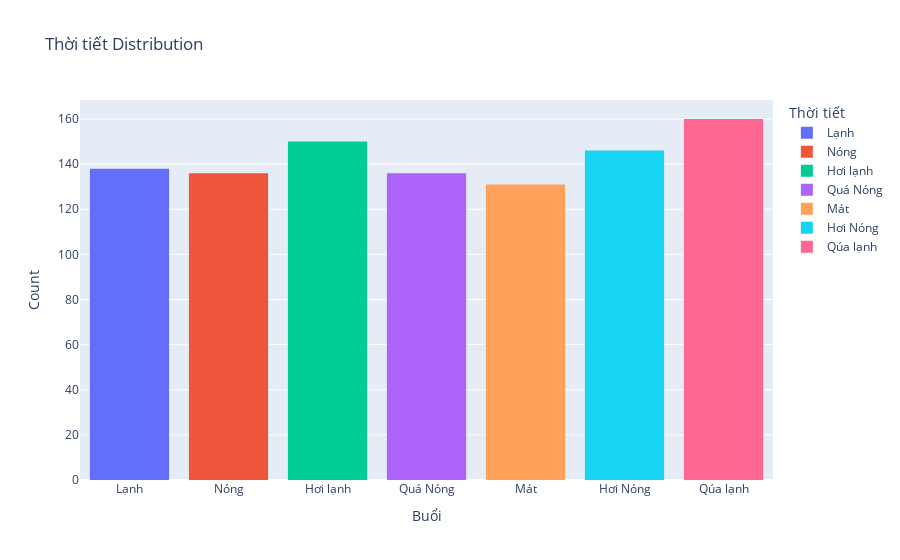

Notebook code cell kept with this figure:
### Code cell
fig = px.histogram(data, x='Thời tiết', color='Thời tiết', title='Thời tiết Distribution')
fig.update_layout(xaxis_title='Buổi', yaxis_title='Count')
fig.show()

### Figure 1 — Plotly figure (JSON) as saved in the notebook; plotly's stock layout.template omitted (floating-point values rounded to 4 significant figures; data arrays with more than 128 entries replaced by an {"elided": "..."} marker saying what was removed)
{"data": [{"alignmentgroup": "True", "bingroup": "x", "hovertemplate": "Thời tiết=%{x}<br>count=%{y}<extra></extra>", "legendgroup": "Lạnh", "marker": {"color": "#636efa", "pattern": {"shape": ""}}, "name": "Lạnh", "offsetgroup": "Lạnh", "orientation": "v", "showlegend": true, "type": "histogram", "x": {"elided": "138 str values"}, "xaxis": "x", "yaxis": "y"}, {"alignmentgroup": "True", "bingroup": "x", "hovertemplate": "Thời tiết=%{x}<br>count=%{y}<extra></extra>", "legendgroup": "Nóng", "marker": {"color": "#EF553B", "pattern": {"shape": ""}}, "name": "Nóng", "offsetgroup": "Nóng", "orientation": "v", "showlegend": true, "type": "histogram", "x": {"elided": "136 str values"}, "xaxis": "x", "yaxis": "y"}, {"alignmentgroup": "True", "bingroup": "x", "hovertemplate": "Thời tiết=%{x}<br>count=%{y}<extra></extra>", "legendgroup": "Hơi lạnh", "marker": {"color": "#00cc96", "pattern": {"shape": ""}}, "name": "Hơi lạnh", "offsetgroup": "Hơi lạnh", "orientation": "v", "showlegend": true, "type": "histogram", "x": {"elided": "150 str values"}, "xaxis": "x", "yaxis": "y"}, {"alignmentgroup": "True", "bingroup": "x", "hovertemplate": "Thời tiết=%{x}<br>count=%{y}<extra></extra>", "legendgroup": "Quá Nóng", "marker": {"color": "#ab63fa", "pattern": {"shape": ""}}, "name": "Quá Nóng", "offsetgroup": "Quá Nóng", "orientation": "v", "showlegend": true, "type": "histogram", "x": {"elided": "136 str values"}, "xaxis": "x", "yaxis": "y"}, {"alignmentgroup": "True", "bingroup": "x", "hovertemplate": "Thời tiết=%{x}<br>count=%{y}<extra></extra>", "legendgroup": "Mát", "marker": {"color": "#FFA15A", "pattern": {"shape": ""}}, "name": "Mát", "offsetgroup": "Mát", "orientation": "v", "showlegend": true, "type": "histogram", "x": {"elided": "131 str values"}, "xaxis": "x", "yaxis": "y"}, {"alignmentgroup": "True", "bingroup": "x", "hovertemplate": "Thời tiết=%{x}<br>count=%{y}<extra></extra>", "legendgroup": "Hơi Nóng", "marker": {"color": "#19d3f3", "pattern": {"shape": ""}}, "name": "Hơi Nóng", "offsetgroup": "Hơi Nóng", "orientation": "v", "showlegend": true, "type": "histogram", "x": {"elided": "146 str values"}, "xaxis": "x", "yaxis": "y"}, {"alignmentgroup": "True", "bingroup": "x", "hovertemplate": "Thời tiết=%{x}<br>count=%{y}<extra></extra>", "legendgroup": "Qúa lạnh", "marker": {"color": "#FF6692", "pattern": {"shape": ""}}, "name": "Qúa lạnh", "offsetgroup": "Qúa lạnh", "orientation": "v", "showlegend": true, "type": "histogram", "x": {"elided": "160 str values"}, "xaxis": "x", "yaxis": "y"}], "layout": {"barmode": "relative", "legend": {"title": {"text": "Thời tiết"}, "tracegroupgap": 0}, "title": {"text": "Thời tiết Distribution"}, "xaxis": {"anchor": "y", "categoryarray": ["Lạnh", "Nóng", "Hơi lạnh", "Quá Nóng", "Mát", "Hơi Nóng", "Qúa lạnh"], "categoryorder": "array", "domain": [0, 1], "title": {"text": "Buổi"}}, "yaxis": {"anchor": "x", "domain": [0, 1], "title": {"text": "Count"}}}}
